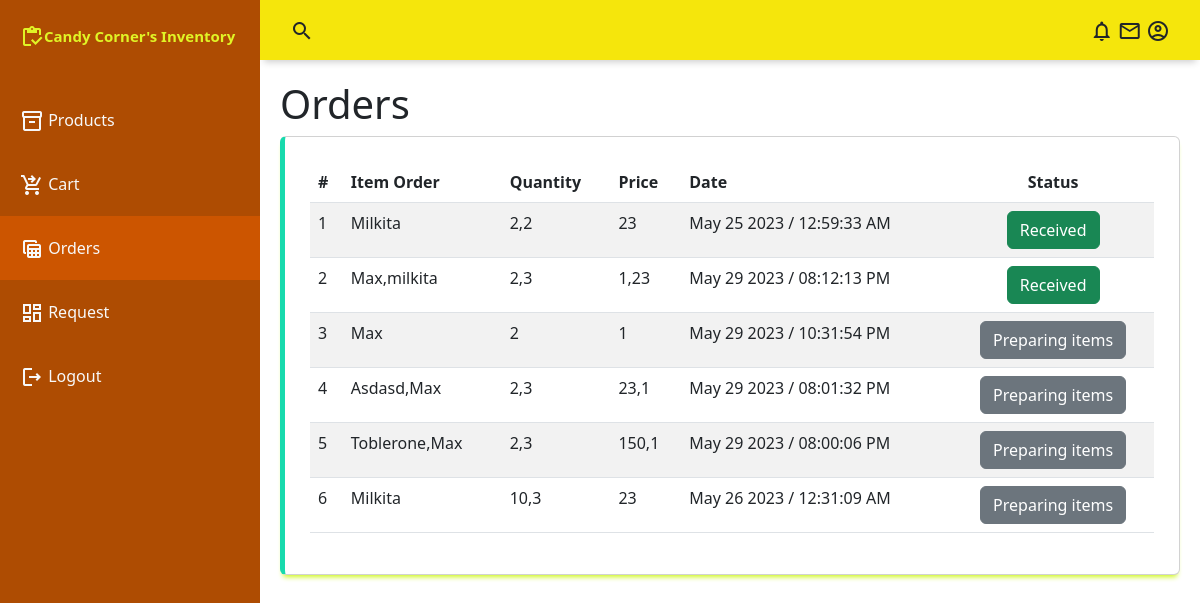
The page /branch/orders.php (signed in) on the database as committed earlier.
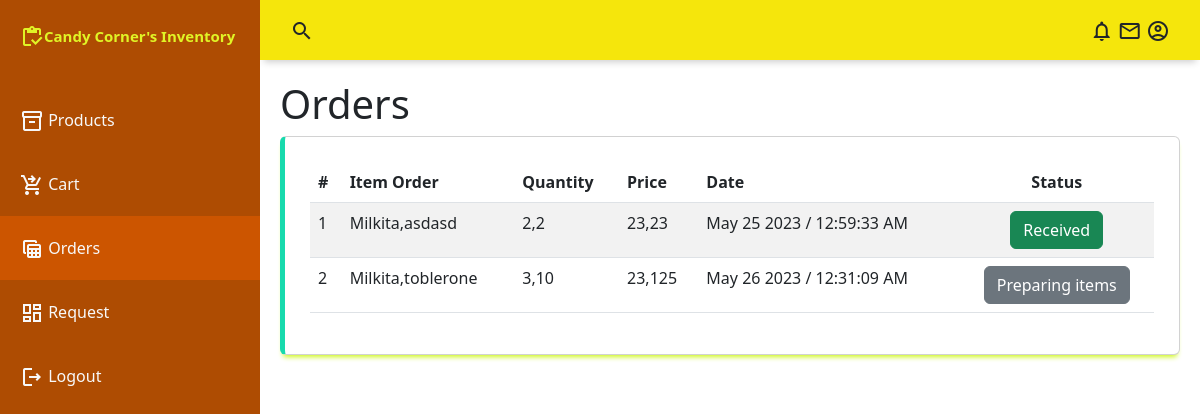
The same page on the database as committed later.
### tables this page shows
CREATE TABLE `orders` (
  `order_id` int(255) NOT NULL,
  `order_united_id` int(255) NOT NULL,
  `order_product_id` int(255) NOT NULL,
  `order_quantity` int(11) NOT NULL,
  `order_date` datetime NOT NULL DEFAULT current_timestamp(),
  `order_status` int(11) NOT NULL DEFAULT 0,
  `order_user_id` int(11) NOT NULL
);

### conn/config.php (called while the page is built, shortened)
<?php
	class db_connect{
		public $host = db_host;
		public $user = db_user;
		public $pass = db_pass;
		public $name = db_name;
		public function connect(){
			$this->conn = new mysqli($this->host, $this->user, $this->pass, $this->name);
		}
	}
?>

### conn/class.php (called while the page is built, shortened)
<?php
	require_once'config.php';
	class db_class extends db_connect{
		public function selectOrderUser($user_id){
			$query=$this->conn->prepare("SELECT *,
			GROUP_CONCAT(prod_name SEPARATOR ',') as grp_prodname,
			GROUP_CONCAT(order_quantity SEPARATOR ',') as grp_quantity,
			GROUP_CONCAT(prod_price SEPARATOR ',') as grp_price,
			DATE_FORMAT(order_date, '%M %d %Y /  %h:%i:%s %p ') as order_date
			FROM `orders` as a
			LEFT JOIN products as b
			ON a.order_product_id = b.prod_id
			WHERE a.order_user_id='$user_id'
			GROUP BY order_united_id") or die($this->conn->error);
			if($query->execute()){
				$result = $query->get_result();
				return $result;
			}
		}
	}
?>

### branch/orders.php (the view, shortened to what this page needs)
<?php
include("../conn/class.php");
$db=new db_class();
include("include/navbar.php");
include("include/sidebar.php");
?>
    <main class="main-container" style="z-index:2">
        <div class="fluid-container">
            <h1 >Orders</h1>
            <div class="table-responsive card">
                <table id="example" class="table table-striped" style="width:100%">
                    <thead>
                        <tr>
                            <th >#</th>
                            <th >Item Order</th>
                            <th >Quantity</th>
                            <th >Price</th>
                            <th >Date</th>
                            <th class="text-center">Status</th>
                        </tr>
                    </thead>
                    <tbody>
                        <?php
                            $result= $db->selectOrderUser($_SESSION['user_id']);
                            $i=1;
                            while($row=$result->fetch_array()){
                                $status = $row['order_status'];
                                $id = $row['order_united_id'];
                                if($status==0){
                                    $action="<button class='btn btn-secondary'>Pending</button>";
                                }else if($status==2){
                                    $action="<button class='btn btn-secondary'>Preparing items</button>";
                                }else if($status==1){
                                    $action="<button class='btn btn-danger'>Rejected</button>";
                                }else if($status==3){
                                    $action="<button class='btn btn-primary'>Ready for delivery</button>";
                                }else if($status==4){
                                    $action="<a href='controller/action.php?id=".$id."' class='btn btn-primary'>On the way / Order received</a>";
                                }else if($status==5){
                                    $action="<a class='btn btn-success'>Received</a>";
                                }
                                echo
                                '<tr>
                                    <td>'.$i.'</td>
                                    <td>'.ucfirst($row['grp_prodname']).'</td>
                                    <td>'.ucfirst($row['grp_quantity']).'</td>
                                    <td>'.$row['grp_price'].'</td>
                                    <td>'.$row['order_date'].'</td>
                                    <td class="text-center">'.$action.'</td>
                                </tr>';
                                $i++;
                            }
                        ?>
                    </tbody>
                </table>
            </div>
        </div>
    </main>

Rows that differ between the two databases and show on the page:
removed orders: grp_prodname "Max,milkita", grp_quantity "2,3", grp_price "1,23", order_date "May 29 2023 / 08:12:13 PM", order_status "Received"
removed orders: grp_prodname "Max", grp_quantity "2", grp_price "1", order_date "May 29 2023 / 10:31:54 PM", order_status "Preparing items"
removed orders: grp_prodname "Asdasd,Max", grp_quantity "2,3", grp_price "23,1", order_date "May 29 2023 / 08:01:32 PM", order_status "Preparing items"
removed orders: grp_prodname "Toblerone,Max", grp_quantity "2,3", grp_price "150,1", order_date "May 29 2023 / 08:00:06 PM", order_status "Preparing items"
no longer on this page (row unchanged): orders: grp_prodname "Milkita", grp_quantity "10,3", grp_price "23", order_date "May 26 2023 / 12:31:09 AM", order_status "Preparing items"
computed for orders (number 1 of 2 on the later page): grp_prodname "Milkita" → "Milkita,asdasd"; grp_price "23" → "23,23"
now on this page (row unchanged): orders: grp_prodname "Milkita,toblerone", grp_quantity "3,10", grp_price "23,125", order_date "May 26 2023 / 12:31:09 AM", order_status "Preparing items"
